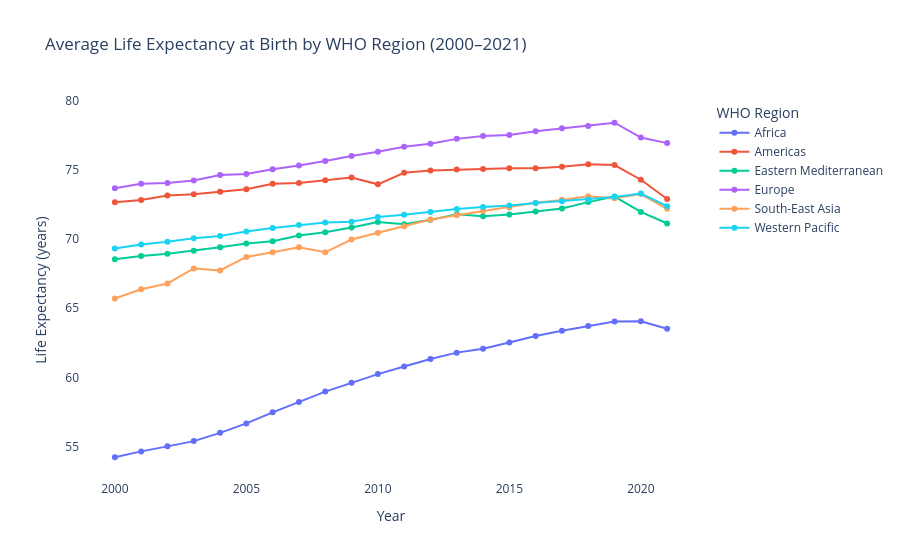

Notebook code for this chart:
### Code cell
fig2 = px.line(
    trend,
    x='year',
    y='le',
    color='region',
    markers=True,
    title='Average Life Expectancy at Birth by WHO Region (2000–2021)',
    labels={'le': 'Life Expectancy (years)', 'year': 'Year', 'region': 'WHO Region'}
)
fig2.update_layout(plot_bgcolor='white', paper_bgcolor='white')
fig2.show()

### Figure 1 — Plotly figure (JSON) as saved in the notebook; plotly's stock layout.template omitted (floating-point values rounded to 4 significant figures)
{"data": [{"hovertemplate": "WHO Region=Africa<br>Year=%{x}<br>Life Expectancy (years)=%{y}<extra></extra>", "legendgroup": "Africa", "line": {"color": "#636efa", "dash": "solid"}, "marker": {"symbol": "circle"}, "mode": "lines+markers", "name": "Africa", "orientation": "v", "showlegend": true, "type": "scatter", "x": [2000, 2001, 2002, 2003, 2004, 2005, 2006, 2007, 2008, 2009, 2010, 2011, 2012, 2013, 2014, 2015, 2016, 2017, 2018, 2019, 2020, 2021], "xaxis": "x", "y": [54.23, 54.65, 55.02, 55.39, 55.99, 56.68, 57.47, 58.23, 58.97, 59.6, 60.24, 60.79, 61.33, 61.79, 62.07, 62.52, 62.99, 63.36, 63.7, 64.04, 64.05, 63.51], "yaxis": "y"}, {"hovertemplate": "WHO Region=Americas<br>Year=%{x}<br>Life Expectancy (years)=%{y}<extra></extra>", "legendgroup": "Americas", "line": {"color": "#EF553B", "dash": "solid"}, "marker": {"symbol": "circle"}, "mode": "lines+markers", "name": "Americas", "orientation": "v", "showlegend": true, "type": "scatter", "x": [2000, 2001, 2002, 2003, 2004, 2005, 2006, 2007, 2008, 2009, 2010, 2011, 2012, 2013, 2014, 2015, 2016, 2017, 2018, 2019, 2020, 2021], "xaxis": "x", "y": [72.65, 72.82, 73.14, 73.22, 73.41, 73.59, 74.0, 74.05, 74.24, 74.44, 73.95, 74.78, 74.95, 75.01, 75.06, 75.1, 75.11, 75.23, 75.4, 75.34, 74.28, 72.88], "yaxis": "y"}, {"hovertemplate": "WHO Region=Eastern Mediterranean<br>Year=%{x}<br>Life Expectancy (years)=%{y}<extra></extra>", "legendgroup": "Eastern Mediterranean", "line": {"color": "#00cc96", "dash": "solid"}, "marker": {"symbol": "circle"}, "mode": "lines+markers", "name": "Eastern Mediterranean", "orientation": "v", "showlegend": true, "type": "scatter", "x": [2000, 2001, 2002, 2003, 2004, 2005, 2006, 2007, 2008, 2009, 2010, 2011, 2012, 2013, 2014, 2015, 2016, 2017, 2018, 2019, 2020, 2021], "xaxis": "x", "y": [68.53, 68.77, 68.93, 69.15, 69.4, 69.67, 69.83, 70.26, 70.48, 70.83, 71.23, 71.06, 71.38, 71.79, 71.64, 71.77, 71.98, 72.2, 72.66, 73.07, 71.96, 71.12], "yaxis": "y"}, {"hovertemplate": "WHO Region=Europe<br>Year=%{x}<br>Life Expectancy (years)=%{y}<extra></extra>", "legendgroup": "Europe", "line": {"color": "#ab63fa", "dash": "solid"}, "marker": {"symbol": "circle"}, "mode": "lines+markers", "name": "Europe", "orientation": "v", "showlegend": true, "type": "scatter", "x": [2000, 2001, 2002, 2003, 2004, 2005, 2006, 2007, 2008, 2009, 2010, 2011, 2012, 2013, 2014, 2015, 2016, 2017, 2018, 2019, 2020, 2021], "xaxis": "x", "y": [73.66, 73.99, 74.05, 74.22, 74.62, 74.69, 75.04, 75.3, 75.63, 76.0, 76.31, 76.67, 76.88, 77.23, 77.44, 77.51, 77.79, 77.99, 78.16, 78.4, 77.32, 76.93], "yaxis": "y"}, {"hovertemplate": "WHO Region=South-East Asia<br>Year=%{x}<br>Life Expectancy (years)=%{y}<extra></extra>", "legendgroup": "South-East Asia", "line": {"color": "#FFA15A", "dash": "solid"}, "marker": {"symbol": "circle"}, "mode": "lines+markers", "name": "South-East Asia", "orientation": "v", "showlegend": true, "type": "scatter", "x": [2000, 2001, 2002, 2003, 2004, 2005, 2006, 2007, 2008, 2009, 2010, 2011, 2012, 2013, 2014, 2015, 2016, 2017, 2018, 2019, 2020, 2021], "xaxis": "x", "y": [65.7, 66.36, 66.78, 67.87, 67.72, 68.7, 69.05, 69.41, 69.04, 69.96, 70.46, 70.92, 71.41, 71.72, 72.02, 72.28, 72.61, 72.83, 73.09, 72.94, 73.25, 72.17], "yaxis": "y"}, {"hovertemplate": "WHO Region=Western Pacific<br>Year=%{x}<br>Life Expectancy (years)=%{y}<extra></extra>", "legendgroup": "Western Pacific", "line": {"color": "#19d3f3", "dash": "solid"}, "marker": {"symbol": "circle"}, "mode": "lines+markers", "name": "Western Pacific", "orientation": "v", "showlegend": true, "type": "scatter", "x": [2000, 2001, 2002, 2003, 2004, 2005, 2006, 2007, 2008, 2009, 2010, 2011, 2012, 2013, 2014, 2015, 2016, 2017, 2018, 2019, 2020, 2021], "xaxis": "x", "y": [69.31, 69.6, 69.79, 70.06, 70.22, 70.55, 70.8, 71.01, 71.19, 71.24, 71.59, 71.74, 71.96, 72.16, 72.32, 72.42, 72.59, 72.73, 72.85, 73.03, 73.28, 72.37], "yaxis": "y"}], "layout": {"legend": {"title": {"text": "WHO Region"}, "tracegroupgap": 0}, "paper_bgcolor": "white", "plot_bgcolor": "white", "title": {"text": "Average Life Expectancy at Birth by WHO Region (2000–2021)"}, "xaxis": {"anchor": "y", "domain": [0, 1], "title": {"text": "Year"}}, "yaxis": {"anchor": "x", "domain": [0, 1], "title": {"text": "Life Expectancy (years)"}}}}
